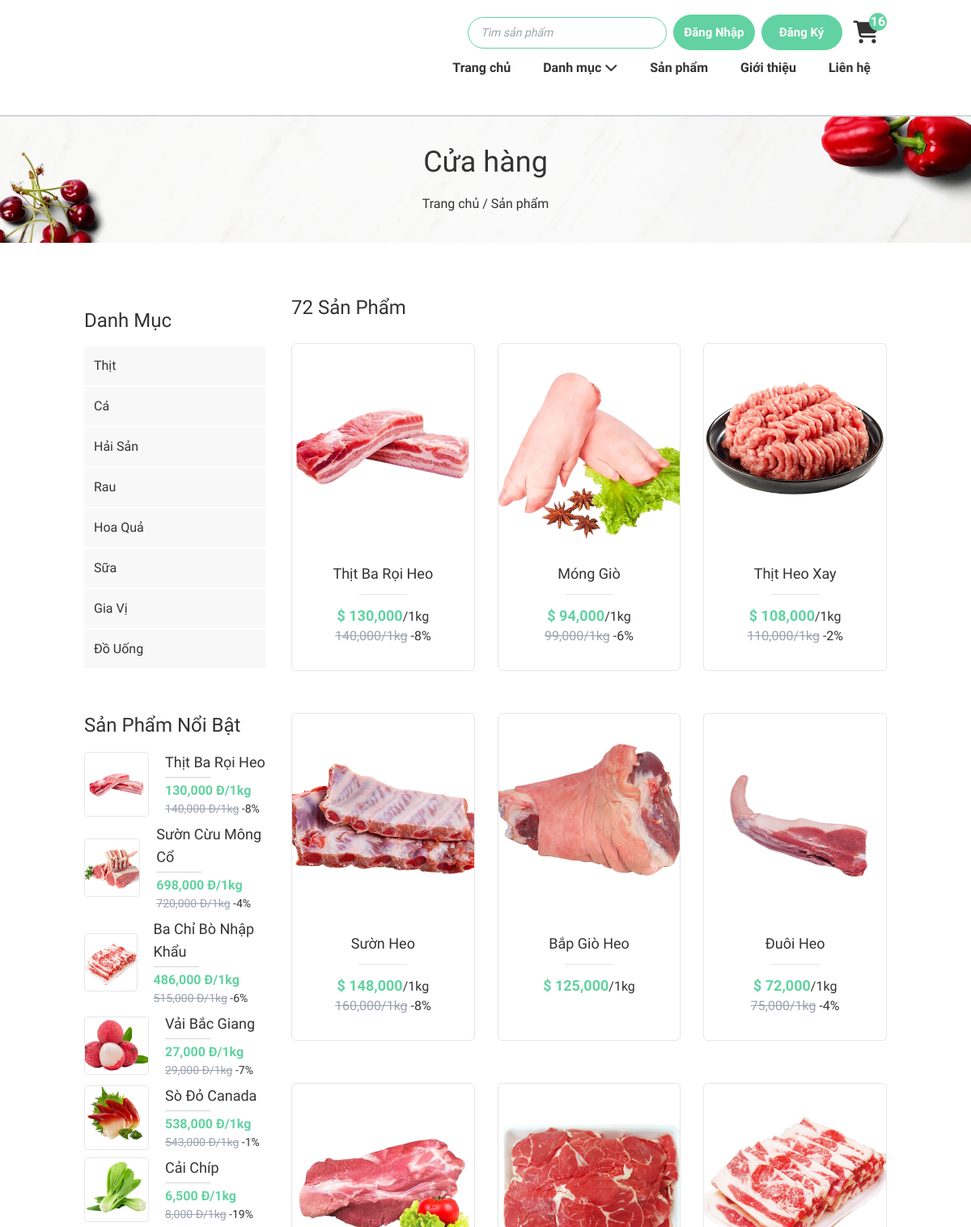
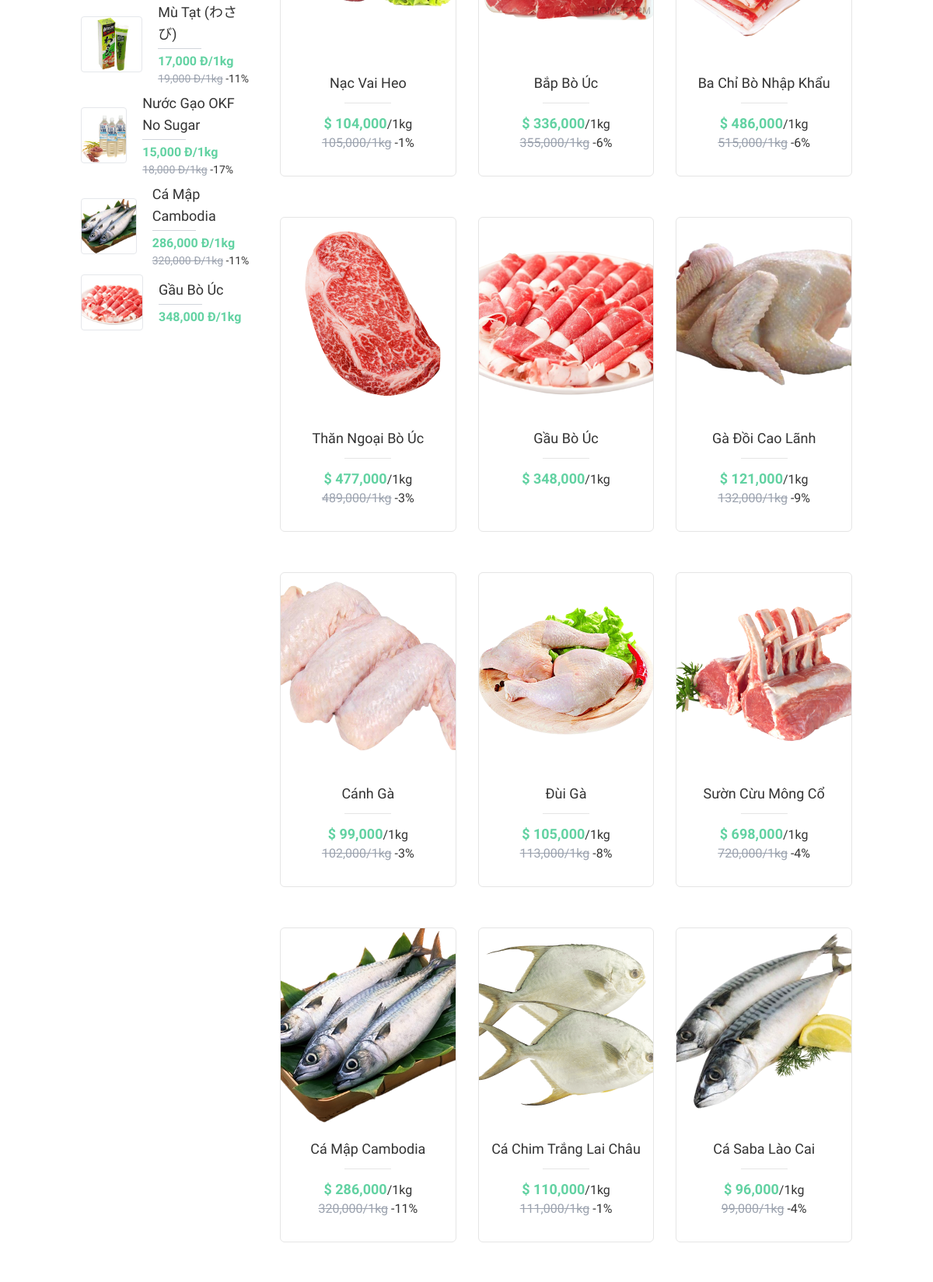
The page /site/hang-hoa/liet-ke.php (upper part) on the database its author committed (2 pictures, top to bottom).
### tables this page shows
CREATE TABLE `loai` (
  `ma_loai` int(10) NOT NULL COMMENT 'mã loại hàng',
  `ten_loai` varchar(50) NOT NULL COMMENT 'tên loại hàng'
);

CREATE TABLE `hang_hoa` (
  `ma_hh` int(11) NOT NULL COMMENT 'mã hàng hoá',
  `ten_hh` varchar(50) NOT NULL COMMENT 'tên hàng hoá',
  `don_gia` double(10,2) NOT NULL COMMENT 'đơn giá',
  `giam_gia` double(10,2) DEFAULT 0.00 COMMENT 'mức giảm giá',
  `hinh` varchar(50) NOT NULL COMMENT 'hình ảnh',
  `ngay_nhap` date DEFAULT NULL COMMENT 'ngày nhập hàng',
  `mo_ta` text NOT NULL COMMENT 'mô tả hàng hoá',
  `dac_biet` tinyint(1) NOT NULL COMMENT 'tràng thái đặc biệt',
  `so_luot_xem` int(11) NOT NULL DEFAULT 0 COMMENT 'số lượt xem',
  `ma_loai` int(10) NOT NULL COMMENT 'mã loại'
);

### site/hang-hoa/liet-ke.php (called while the page is built, shortened)
<?php
    require '../../global.php';
    require "../../dao/pdo.php";
    require '../../dao/hanghoa.php';
    require '../../dao/danhmuc.php';
    extract($_REQUEST);
    if(exsist_param("ma_loai")) {
        $items = hang_hoa_select_loai($ma_loai);
    }
    else if(exsist_param("keywords")) {
        $items = hang_hoa_select_keyword($keywords);
    }
    else {
        $items = hanghoa_selectAll();
    }
    $dsloai = danhMuc_selectAll();
    $top10 = hang_hoa_top_10();
    require '../layout.php'
?>

### dao/pdo.php (called while the page is built, shortened)
<?php
function pdo_get_connection(){
    $hostname='localhost';
    $dbname='xsshop';
    $username = 'root';
    $password = '';
    try{
        $connect = new PDO("mysql:host=$hostname;dbname=$dbname;charset=utf8", $username, $password);
        $connect->setAttribute(PDO::ATTR_ERRMODE, PDO::ERRMODE_EXCEPTION);
        return $connect;
    }catch(PDOException $e){
        $e->getMessage();
    }
}
function pdo_query($sql){
    $sql_args = array_slice(func_get_args(), 1);
    try{
        $connect = pdo_get_connection();
        $stmt = $connect->prepare($sql);
        $stmt->execute($sql_args);
        $rows = $stmt->fetchAll();
        return $rows;
    }
    catch(PDOException $e){
        throw $e;
    }
    finally{
        unset($connect);
    }
}
?>

### dao/danhmuc.php (called while the page is built, shortened)
<?php
    function danhMuc_selectAll(){
        $sql = "SELECT * FROM `loai`";
        return pdo_query($sql);
    }
?>

### dao/hanghoa.php (called while the page is built, shortened)
<?php
    function hanghoa_selectAll(){
        $sql = "SELECT * FROM `hang_hoa`";
        return pdo_query($sql);
    }
    function hang_hoa_top_10() {
        $sql = "SELECT * FROM `hang_hoa` ORDER BY so_luot_xem DESC LIMIT 10";
        return pdo_query($sql);
    }
?>

### global.php (called while the page is built, shortened)
<?php
    $url="/food_market_10-diem";
    $url_content="$url/content";
    $url_site="$url/site";
    function discountPrecent ($price, $discount) {
        return $discount/($price/100);
    }
?>

### site/hang-hoa/liet-ke-ui.php (the view, shortened to what this page needs)
<h3 class="text-2xl font-['Berkshire_Swash'] mb-4"><?= count($items) ?> Sản phẩm</h3>
<div class="grid gap-7 md:grid-cols-3 sm:grid-cols-2 grid-cols-1">
    <?php
    foreach ($items as $item) {
        $link = $url_site . "/hang-hoa/chi-tiet.php?ma_hh=" . $item['ma_hh'];
    ?>
        <div class="product_item">
            <div class="product_img relative">
                <img src="<?php echo "$url_content/images/image_products/" . $item['hinh'] ?>" alt="">
            </div>
            <div class="product_content">
                <a href="<?= $link ?>">
                    <h3><?= $item['ten_hh'] ?></h3>
                </a>
                <hr>
                <p><span>$ <?= number_format($item['don_gia'] - $item['giam_gia']) ?></span>/1kg</p>
                <?php
                if ($item['giam_gia'] > 0) {
                ?>
                    <div><span class="line-through text-gray-400"><?= number_format($item['don_gia']) ?>/1kg</span> -<?= ceil(discountPrecent($item['don_gia'], $item['giam_gia'])) ?>%</div>
                <?php
                }
                ?>
            </div>
        </div>
    <?php
    }
    ?>
</div>

### site/items-content/danh-muc-layout2.php
<div class="lg:mb-5 p-4 lg:w-full sm:w-1/2 w-full">
    <h3 class="text-2xl font-['Berkshire_Swash'] mb-4">Danh mục</h3>
    <ul>
        <?php
        foreach ($dsloai as $loai) {
        $link = '../hang-hoa/liet-ke.php?ma_loai='.$loai['ma_loai'];
        ?>
            <li>
                <a href="<?=$link?>" class="block px-3 py-3 bg-[#f8f8f8] border-b-2 border-white duration-300 hover:text-white hover:bg-[#62d2a2]"><?= $loai['ten_loai'] ?></a>
            </li>
        <?php
        }
        ?>
    </ul>
</div>

### site/items-content/top-10-layout2.php (shortened to what this page needs)
<div class="p-4 lg:w-full sm:w-1/2 w-full">
    <h3 class="text-2xl font-['Berkshire_Swash'] mb-4">Sản phẩm nổi bật</h3>
    <ul class="space-y-3">
        <?php
        foreach ($top10 as $item) {
            $link = $url_site . "/hang-hoa/chi-tiet.php?ma_hh=" . $item['ma_hh'];
        ?>
            <a href="<?= $link ?>">
                <li class="flex items-center mt-2">
                    <div class="w-20 border-gray-200 rounded overflow-hidden" style="border-width: 1px;">
                        <img src="<?= $url_content ?>/images/image_products/<?= $item['hinh'] ?>" class="min-h-[70px] object-cover" alt="">
                    </div>
                    <div class="pl-5">
                        <h4 class="text-lg"><?= $item['ten_hh'] ?></h4>
                        <div class="w-14 h-[1px] bg-gray-300 my-1"></div>
                        <p class="text-[#62d2a2] font-bold "><?= number_format($item['don_gia'] - $item['giam_gia']) ?> đ/1kg</p>
                        <?php
                        if ($item['giam_gia'] > 0) {
                        ?>
                            <div class="text-sm"><span class="line-through text-gray-400"><?= number_format($item['don_gia']) ?> đ/1kg</span> -<?= ceil(discountPrecent($item['don_gia'], $item['giam_gia'])) ?>%</div>
                        <?php
                        }
                        ?>
                    </div>
                </li>
            </a>
        <?php
        }
        ?>
    </ul>
</div>

### content/style/style.css (style rules this page uses)
:root { --primary-color: #62d2a2; }
body { color: #333333; }

### content/style/categorys.css (style rules this page uses)
:root { --primary-color: #62d2a2; }

### content/style/topproducts.css (style rules this page uses)
:root { --primary-color: #62d2a2; }
.product_item { position: relative; margin: 12px auto; border-radius: 6px; border: 1px solid #e5e5e5; transition: all .3s; cursor: default; overflow: hidden; max-width: 286px; background-color: #fff; width: 100%; }
.product_item .product_img { overflow: hidden; }
.product_item img { height: 250px; object-fit: cover; width: 100%; transition: all .3s; }
.product_content { padding: 20px 15px 30px; text-align: center; }
.product_content hr { border: none; margin: 12px auto; width: 60px; border-top: 1px solid #e5e5e5; }
.product_content h3 { font-size: 18px; transition: all .3s; }
.product_content p span { font-size: 18px; font-weight: 700; color: var(--primary-color); }

### rows shown on the page
loai: ten_loai "Thịt"
loai: ten_loai "Cá"
loai: ten_loai "Hải Sản"
loai: ten_loai "Rau"
loai: ten_loai "Hoa Quả"
loai: ten_loai "Sữa"
loai: ten_loai "Gia Vị"
loai: ten_loai "Đồ Uống"
hang_hoa: hinh (picture), ten_hh "Thịt Ba Rọi Heo", $item['don_gia'] - $item['giam_gia'] "130,000", don_gia "140,000", don_gia+giam_gia "8"
hang_hoa: hinh (picture), ten_hh "Sườn Cừu Mông Cổ", $item['don_gia'] - $item['giam_gia'] "698,000", don_gia "720,000", don_gia+giam_gia "4"
hang_hoa: hinh (picture), ten_hh "Ba Chỉ Bò Nhập Khẩu", $item['don_gia'] - $item['giam_gia'] "486,000", don_gia "515,000", don_gia+giam_gia "6"
hang_hoa: hinh (picture), ten_hh "Vải Bắc Giang", $item['don_gia'] - $item['giam_gia'] "27,000", don_gia "29,000", don_gia+giam_gia "7"
hang_hoa: hinh (picture), ten_hh "Sò Đỏ Canada", $item['don_gia'] - $item['giam_gia'] "538,000", don_gia "543,000", don_gia+giam_gia "1"
hang_hoa: hinh (picture), ten_hh "Cải Chíp", $item['don_gia'] - $item['giam_gia'] "6,500", don_gia "8,000", don_gia+giam_gia "19"
hang_hoa: hinh (picture), ten_hh "Mù Tạt (わさび)", $item['don_gia'] - $item['giam_gia'] "17,000", don_gia "19,000", don_gia+giam_gia "11"
hang_hoa: hinh (picture), ten_hh "Nước Gạo OKF No Sugar", $item['don_gia'] - $item['giam_gia'] "15,000", don_gia "18,000", don_gia+giam_gia "17"
hang_hoa: hinh (picture), ten_hh "Cá Mập Cambodia", $item['don_gia'] - $item['giam_gia'] "286,000", don_gia "320,000", don_gia+giam_gia "11"
hang_hoa: hinh (picture), ten_hh "Gầu Bò Úc", $item['don_gia'] - $item['giam_gia'] "348,000"
hang_hoa: hinh (picture), ten_hh "Móng Giò", $item['don_gia'] - $item['giam_gia'] "94,000", don_gia "99,000", don_gia+giam_gia "6"
hang_hoa: hinh (picture), ten_hh "Thịt Heo Xay", $item['don_gia'] - $item['giam_gia'] "108,000", don_gia "110,000", don_gia+giam_gia "2"
hang_hoa: hinh (picture), ten_hh "Sườn Heo", $item['don_gia'] - $item['giam_gia'] "148,000", don_gia "160,000", don_gia+giam_gia "8"
hang_hoa: hinh (picture), ten_hh "Bắp Giò Heo", $item['don_gia'] - $item['giam_gia'] "125,000"
hang_hoa: hinh (picture), ten_hh "Đuôi Heo", $item['don_gia'] - $item['giam_gia'] "72,000", don_gia "75,000", don_gia+giam_gia "4"
hang_hoa: hinh (picture), ten_hh "Nạc Vai Heo", $item['don_gia'] - $item['giam_gia'] "104,000", don_gia "105,000", don_gia+giam_gia "1"
hang_hoa: hinh (picture), ten_hh "Bắp Bò Úc", $item['don_gia'] - $item['giam_gia'] "336,000", don_gia "355,000", don_gia+giam_gia "6"
hang_hoa: hinh (picture), ten_hh "Thăn Ngoại Bò Úc", $item['don_gia'] - $item['giam_gia'] "477,000", don_gia "489,000", don_gia+giam_gia "3"
hang_hoa: hinh (picture), ten_hh "Gà Đồi Cao Lãnh", $item['don_gia'] - $item['giam_gia'] "121,000", don_gia "132,000", don_gia+giam_gia "9"
hang_hoa: hinh (picture), ten_hh "Cánh Gà", $item['don_gia'] - $item['giam_gia'] "99,000", don_gia "102,000", don_gia+giam_gia "3"
hang_hoa: hinh (picture), ten_hh "Đùi Gà", $item['don_gia'] - $item['giam_gia'] "105,000", don_gia "113,000", don_gia+giam_gia "8"
hang_hoa: hinh (picture), ten_hh "Cá Chim Trắng Lai Châu", $item['don_gia'] - $item['giam_gia'] "110,000", don_gia "111,000", don_gia+giam_gia "1"
hang_hoa: hinh (picture), ten_hh "Cá Saba Lào Cai", $item['don_gia'] - $item['giam_gia'] "96,000", don_gia "99,000", don_gia+giam_gia "4"

### other values the page prints
$MESSAGE "Sản phẩm"
count($items) "72"
